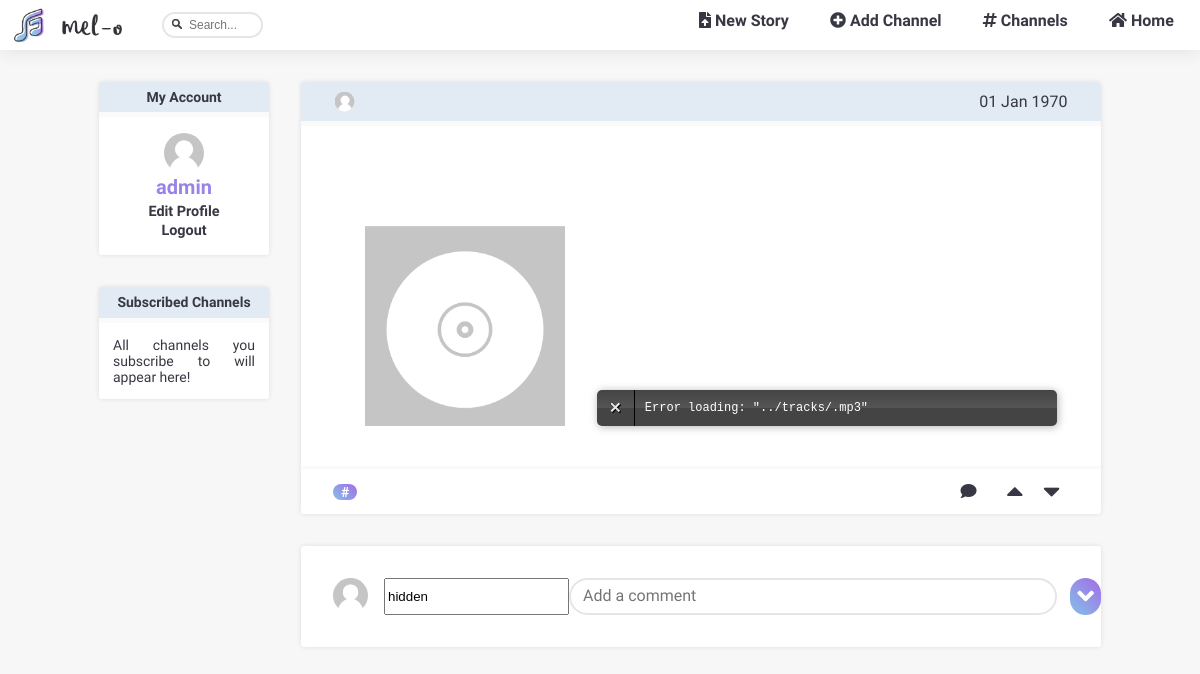
The app's page /pages/story_page.php (signed in), older data.
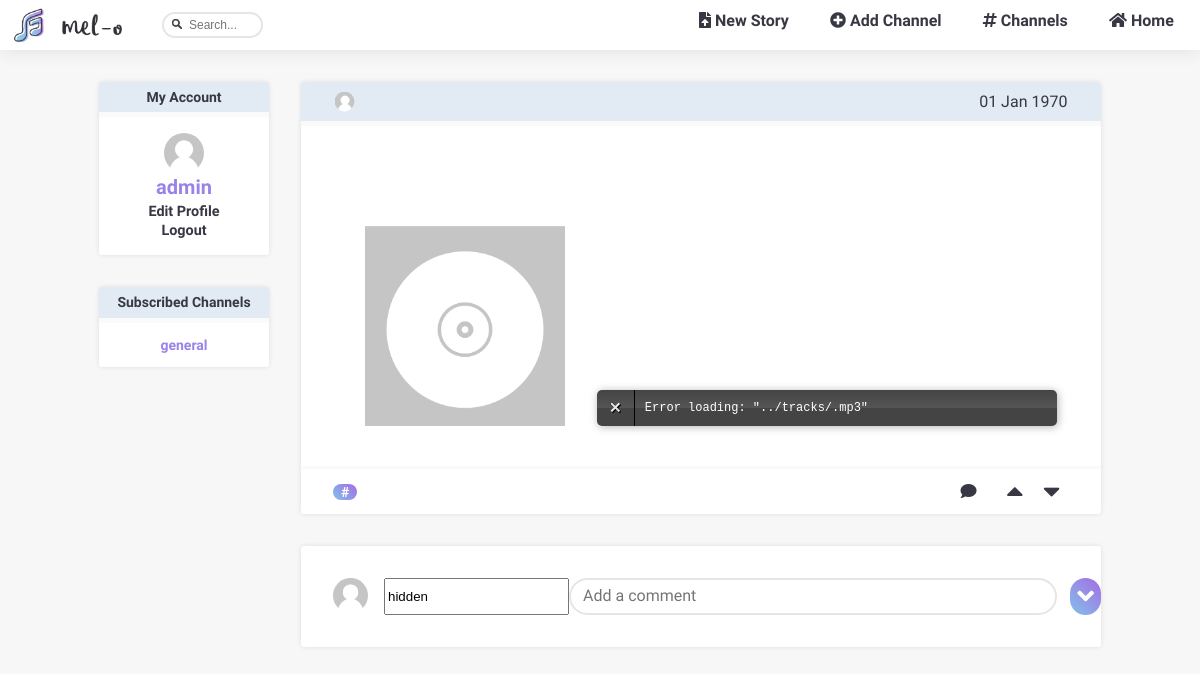
The same page, newer data.
### tables this page shows
CREATE TABLE subscribed (
  id INTEGER PRIMARY KEY,
  user VARCHAR REFERENCES users,
  channel VARCHAR REFERENCES channels
);

### database/db_channels.php (called while the page is built, shortened)
<?php
  include('../database/db_connection.php');
  function getSubbedChannels($username) {
    global $db;
    $stmt = $db->prepare('SELECT channel FROM subscribed WHERE user = ?');
    $stmt->execute(array($username));
    return $stmt->fetchAll();
  }
?>

### templates/tpl_account.php (the view, shortened to what this page needs)
<?php function draw_sidebar($subbed_channels, $sort) {
?>
  <section id="sidebar" >
    <?php
      draw_sidebar_login();
      draw_sidebar_subs($subbed_channels);
    ?>
  </section>
<?php } ?>
<?php
    function draw_sidebar_login() {
  if (isset($_SESSION['username']))
  {
    $username = $_SESSION['username'];?>
    <section id="sidebar_login" class="blockStyle sidebarCard">
      <span class="sidebarCardHeader sidebarH1">My Account</span >
      <hr class = "invisibleLine">
      <section class="sidebarCardContent">
        <div id=userInfo>
          <?php $igmsrc = getUserImage($username);?>
          <img  src=<?=$igmsrc?> width=40 height="40" class="roundImage">
          <a href="../pages/profile.php?user=<?= $username ?>" class="sidebarPurpleLink" id="username"><?= $username ?></a>
        </div>
        <section id="options">
          <span class="lineSpan"> <a href="../pages/edit_profile.php?user=<?= $username ?>" class="sidebarButtonLink">Edit Profile</a></span>
          <span><a href="../actions/action_logout.php" class="sidebarButtonLink">Logout</a></span>
        </section>
      </section>
    </section>
    <?php }
} ?>
<?php function draw_sidebar_subs($subbed_channels) { ?>
    <section id="sidebar_subs" class= "blockStyle sidebarCard">
    <?php if (isset($_SESSION['username'])) {?>
      <span class="sidebarCardHeader"><a href="../pages/subfeed.php" class="sidebarH1">Subscribed Channels</a></span>
    <?php } else {?>
      <h1 class="sidebarCardHeader sidebarH1">Subscribed Channels</h1>
    <?php } ?>
    <hr class = "invisibleLine">
      <ul class="sidebarCardContent">
        <?php
          if (isset($_SESSION['username']) && !empty($subbed_channels)) {
            foreach($subbed_channels as $subbed_channel) { ?>
              <li data-channel=<?= $subbed_channel['channel'] ?>>
                <a href="../pages/channel_page.php?channel=<?= $subbed_channel['channel'] ?>" class="sidebarPurpleLink"><?= $subbed_channel['channel'] ?></a>
              </li>
        <?php }
          } else { ?>
            <p id="sub_list_placeholder">All channels you subscribe to will appear here!</p>
          <?php }
        ?>
      </ul>
    </section>
<?php
} ?>
<?php
function getUserImage($username){
  if($username!=null & file_exists("../img/users/originals/$username.png")){
   $img = "../img/users/originals/$username.png";
  }else  $img = "../img/unknownuser.png";
  return $img;
}?>

Row changes from the older to the newer data that the page shows:
added subscribed: channel "general"
Text that changed along with them:
text no longer shown: "All channels you subscribe to will appear here!"
